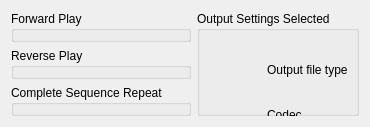
<?xml version="1.0" encoding="UTF-8"?>
<ui version="4.0">
 <class>AnimationOptions</class>
         <widget class="QWidget" name="animationOptionsTab">
          <attribute name="title">
           <string>Animation Options</string>
          </attribute>
          <layout class="QHBoxLayout" name="yy1">
           <item>
            <layout class="QVBoxLayout" name="animationOptionsLHS">
             <item>
              <widget class="QGroupBox" name="yy3">
               <property name="title">
                <string>Forward Play</string>
               </property>
               <widget class="QWidget" name="layoutWidget_29">
                <property name="geometry">
                 <rect>
                  <x>20</x>
                  <y>30</y>
                  <width>263</width>
                  <height>81</height>
                 </rect>
                </property>
                <layout class="QVBoxLayout" name="verticalLayout_13">
                 <item>
                  <widget class="QCheckBox" name="playForward">
                   <property name="text">
                    <string>Play all frames in forward order</string>
                   </property>
                  </widget>
                 </item>
                 <item>
                  <widget class="QCheckBox" name="pauseFinalForward">
                   <property name="text">
                    <string>Pause final frame of each forward play</string>
                   </property>
                  </widget>
                 </item>
                 <item>
                  <layout class="QHBoxLayout" name="horizontalLayout_16">
                   <item>
                    <widget class="QLabel" name="forwardPauseLabel">
                     <property name="text">
                      <string>Number of frame times to pause</string>
                     </property>
                    </widget>
                   </item>
                   <item>
                    <widget class="QSpinBox" name="forwardPauseFrames"/>
                   </item>
                  </layout>
                 </item>
                </layout>
               </widget>
              </widget>
             </item>
             <item>
              <widget class="QGroupBox" name="yy4">
               <property name="title">
                <string>Reverse Play</string>
               </property>
               <widget class="QWidget" name="layoutWidget_30">
                <property name="geometry">
                 <rect>
                  <x>20</x>
                  <y>30</y>
                  <width>262</width>
                  <height>81</height>
                 </rect>
                </property>
                <layout class="QVBoxLayout" name="verticalLayout_14">
                 <item>
                  <widget class="QCheckBox" name="playReverse">
                   <property name="text">
                    <string>Play all frames in reverse order</string>
                   </property>
                  </widget>
                 </item>
                 <item>
                  <widget class="QCheckBox" name="pauseFinalReverse">
                   <property name="text">
                    <string>Pause final frame of each reverse play</string>
                   </property>
                  </widget>
                 </item>
                 <item>
                  <layout class="QHBoxLayout" name="horizontalLayout_17">
                   <item>
                    <widget class="QLabel" name="reversePauseLabel">
                     <property name="text">
                      <string>Number of frame times to pause</string>
                     </property>
                    </widget>
                   </item>
                   <item>
                    <widget class="QSpinBox" name="reversePauseFrames"/>
                   </item>
                  </layout>
                 </item>
                </layout>
               </widget>
              </widget>
             </item>
             <item>
              <widget class="QGroupBox" name="yy5">
               <property name="title">
                <string>Complete Sequence Repeat</string>
               </property>
               <widget class="QWidget" name="layoutWidget_31">
                <property name="geometry">
                 <rect>
                  <x>30</x>
                  <y>40</y>
                  <width>302</width>
                  <height>81</height>
                 </rect>
                </property>
                <layout class="QVBoxLayout" name="verticalLayout_15">
                 <item>
                  <widget class="QCheckBox" name="repeatFrames">
                   <property name="text">
                    <string>Repeat all frames in sequence</string>
                   </property>
                  </widget>
                 </item>
                 <item>
                  <layout class="QHBoxLayout" name="horizontalLayout_18">
                   <item>
                    <widget class="QLabel" name="repeatsLabel">
                     <property name="text">
                      <string>Number of complete sequence repeats</string>
                     </property>
                    </widget>
                   </item>
                   <item>
                    <widget class="QSpinBox" name="repeatCount"/>
                   </item>
                  </layout>
                 </item>
                 <item>
                  <widget class="QCheckBox" name="dontReverseFinal">
                   <property name="text">
                    <string>Do not reverse play in final repeat (AVI only)</string>
                   </property>
                  </widget>
                 </item>
                </layout>
               </widget>
              </widget>
             </item>
            </layout>
           </item>
           <item>
            <layout class="QVBoxLayout" name="animationOptionsRHS">
             <item>
              <widget class="QGroupBox" name="yy7">
               <property name="title">
                <string>Output Settings Selected</string>
               </property>
               <widget class="QWidget" name="layoutWidget_32">
                <property name="geometry">
                 <rect>
                  <x>70</x>
                  <y>40</y>
                  <width>331</width>
                  <height>171</height>
                 </rect>
                </property>
                <layout class="QGridLayout" name="gridLayout_11">
                 <item row="0" column="0">
                  <widget class="QLabel" name="outputFileTypeLabel">
                   <property name="text">
                    <string>Output file type</string>
                   </property>
                  </widget>
                 </item>
                 <item row="0" column="1">
                  <widget class="QLabel" name="outputFileType">
                   <property name="text">
                    <string>n/a</string>
                   </property>
                  </widget>
                 </item>
                 <item row="1" column="0">
                  <widget class="QLabel" name="codecLabel">
                   <property name="text">
                    <string>Codec</string>
                   </property>
                  </widget>
                 </item>
                 <item row="1" column="1">
                  <widget class="QLabel" name="codec">
                   <property name="text">
                    <string>n/a</string>
                   </property>
                  </widget>
                 </item>
                 <item row="2" column="0">
                  <widget class="QLabel" name="qualityLabel">
                   <property name="text">
                    <string>Quality</string>
                   </property>
                  </widget>
                 </item>
                 <item row="2" column="1">
                  <widget class="QLabel" name="quality">
                   <property name="text">
                    <string>n/a</string>
                   </property>
                  </widget>
                 </item>
                 <item row="3" column="0">
                  <widget class="QLabel" name="fpsLabel">
                   <property name="text">
                    <string>Frames per second</string>
                   </property>
                  </widget>
                 </item>
                 <item row="3" column="1">
                  <widget class="QLabel" name="fps">
                   <property name="text">
                    <string>n/a</string>
                   </property>
                  </widget>
                 </item>
                </layout>
               </widget>
              </widget>
             </item>
            </layout>
           </item>
          </layout>
         </widget>
 <resources/>
 <connections/>
</ui>
